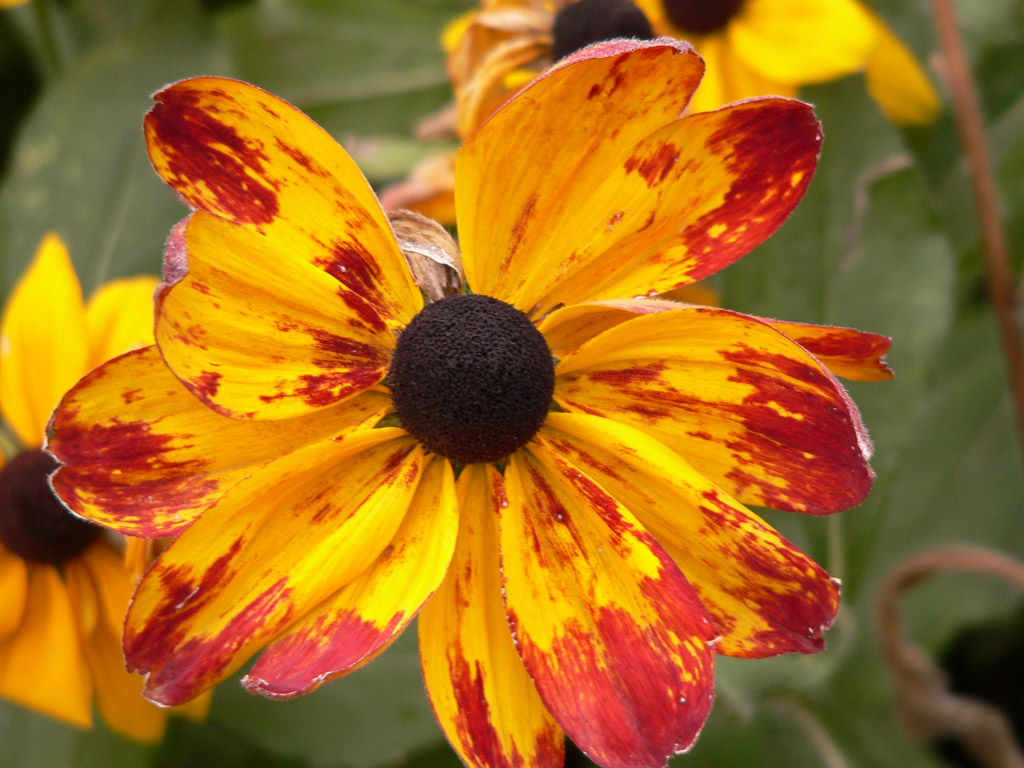
#> input picture Day 3/image_processing/sample.jpg, 1024 x 768 px
$ jupyter execute split_image.ipynb
#> lines starting #> are read from the running program, lines starting #| are printed output that depends on the picture
[cell 1]
#split

[cell 2]
import cv2 as cv

[cell 3]
photo = cv.imread('sample.jpg')
#> photo is the input picture: shape (768, 1024, 3); mean B, G, R 28.4, 108.7, 165.3

[cell 4]
cv.split(photo)

[cell 5]
photo

[cell 6]
B,G,R = cv.split(photo)
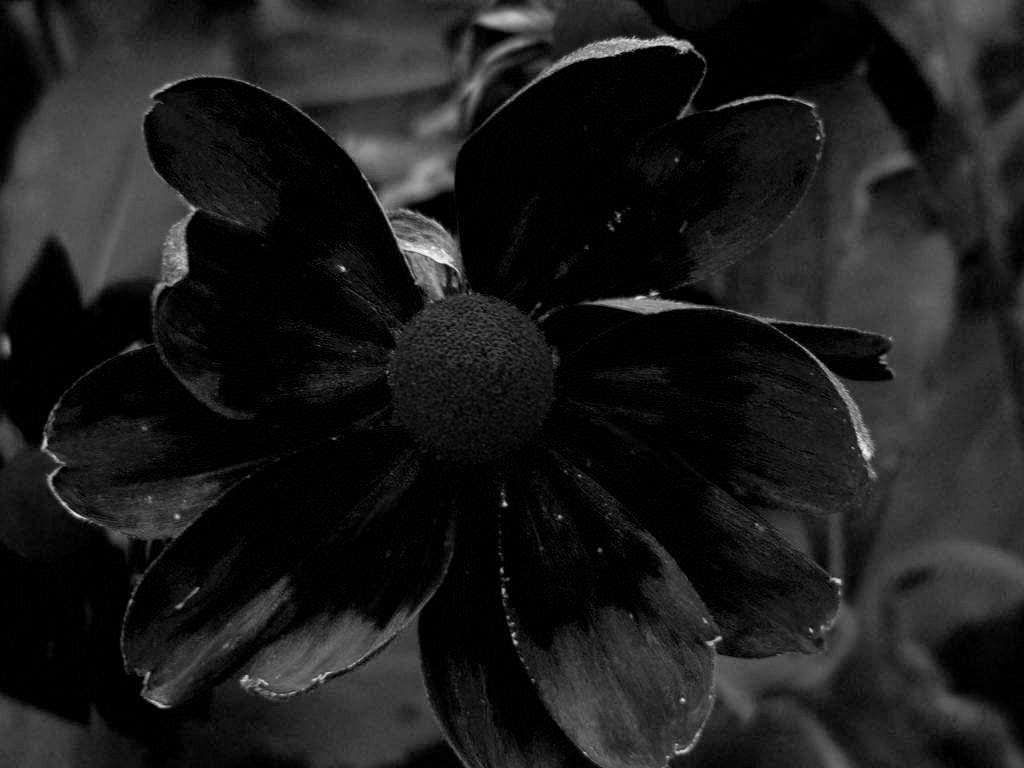
#> B: shape (768, 1024); min 0, max 246, mean 28.4
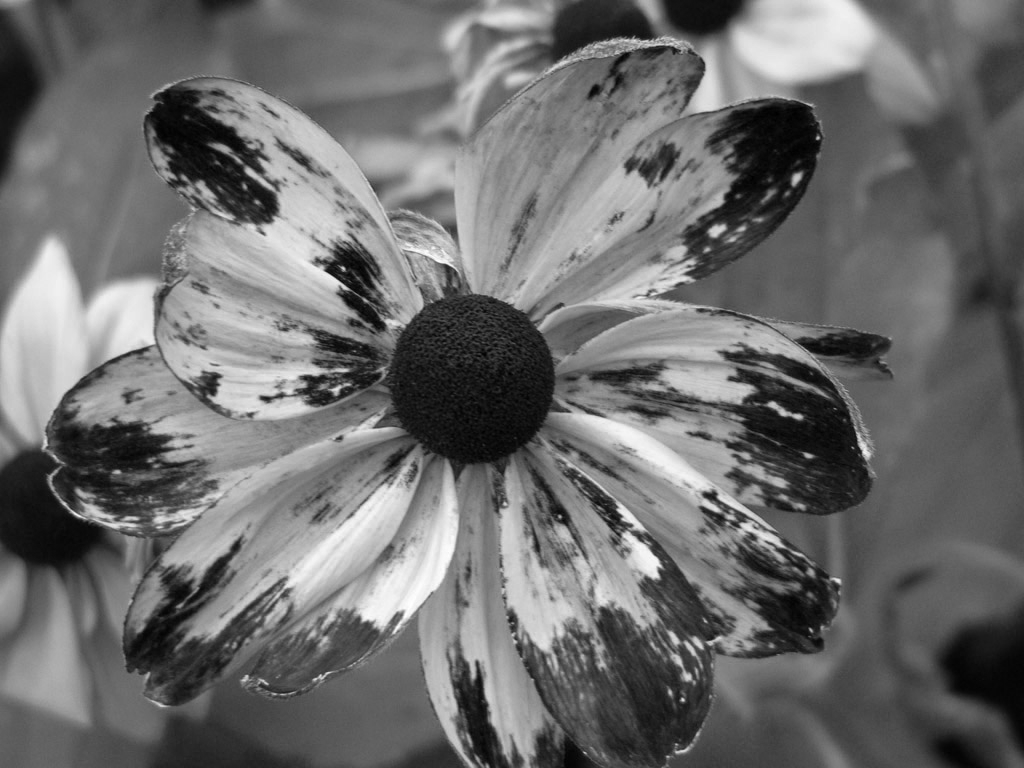
#> G: shape (768, 1024); min 0, max 255, mean 108.7
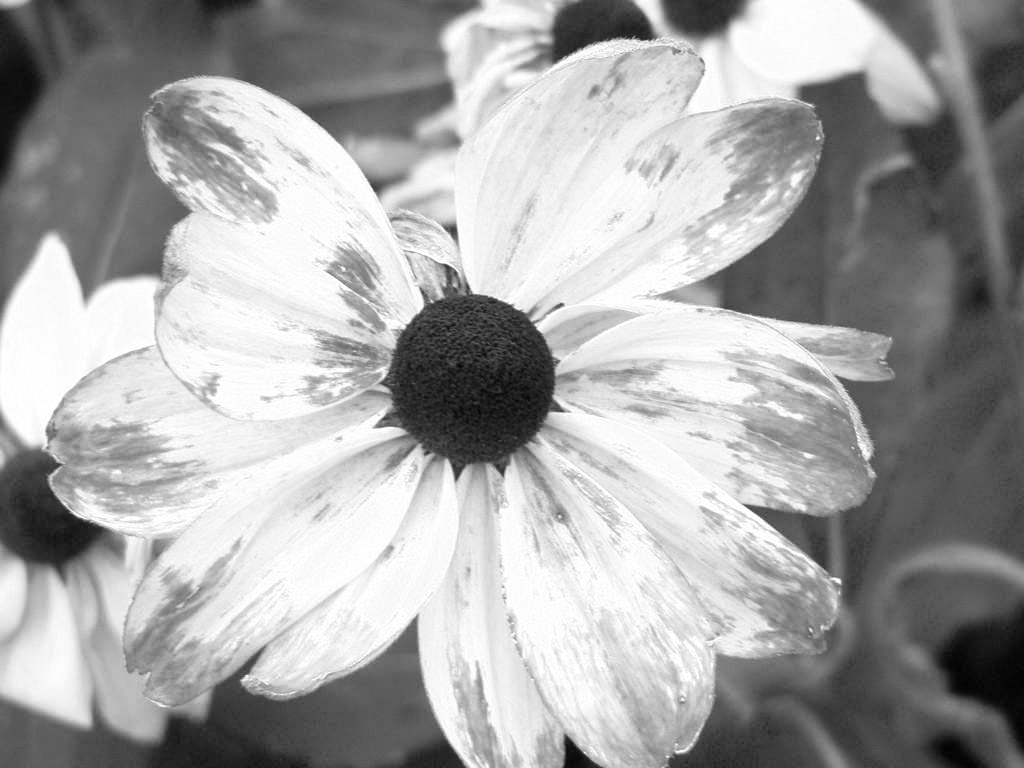
#> R: shape (768, 1024); min 0, max 255, mean 165.3

[cell 7]
B

[cell 8]
# Merging the seperated values in array

[cell 9]
cv.merge([B,G,R])

[cell 10]
newphoto = cv.merge([B,G,R])

[cell 11]
cv.imshow('Merged_photo', newphoto)
cv.waitKey()
cv.destroyAllWindows()

[cell 12]
photo.shape
#> Out = (768, 1024, 3)

[cell 13]
import numpy as np

[cell 14]
zero = np.zeros((768,1024))

[cell 15]
zero

[cell 16]
# need to change the data type of Z
Z = zero.astype('uint8')

[cell 17]
B.astype

[cell 18]
B.dtype

[cell 19]
new_pic=cv.merge([B,G,Z])
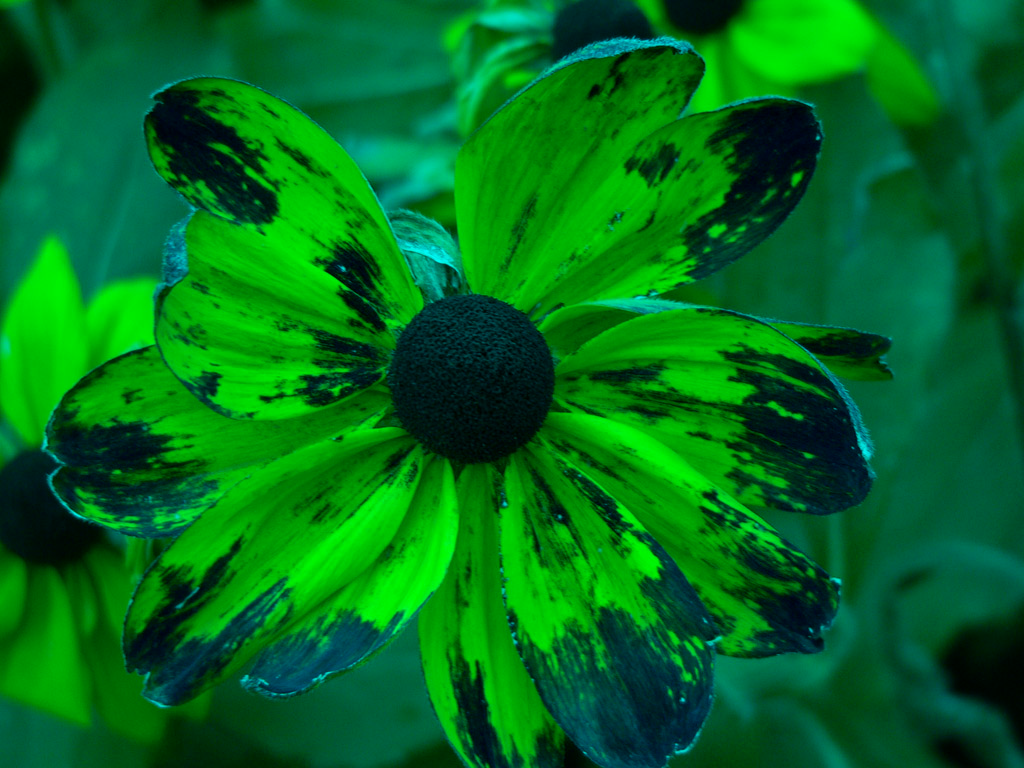
#> new_pic: shape (768, 1024, 3); mean of channels 0, 1, 2 28.4, 108.7, 0; drawn as B, G, R
